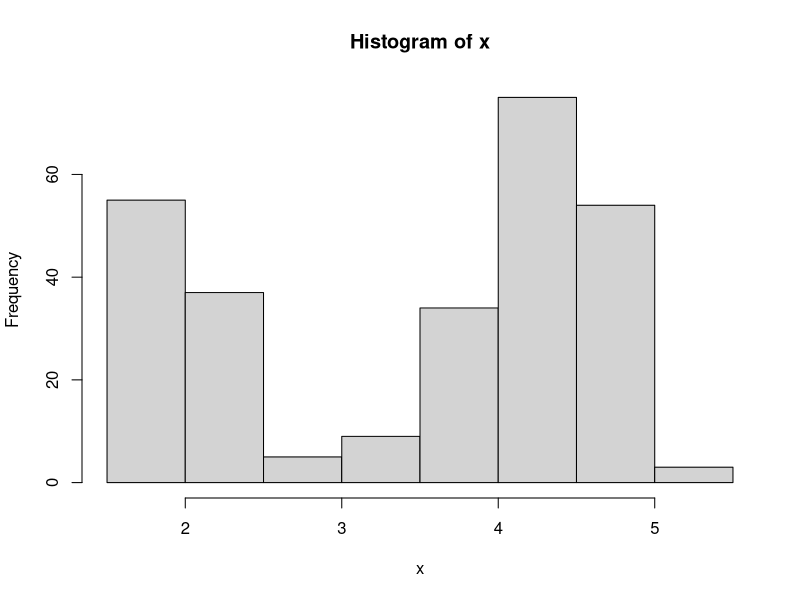
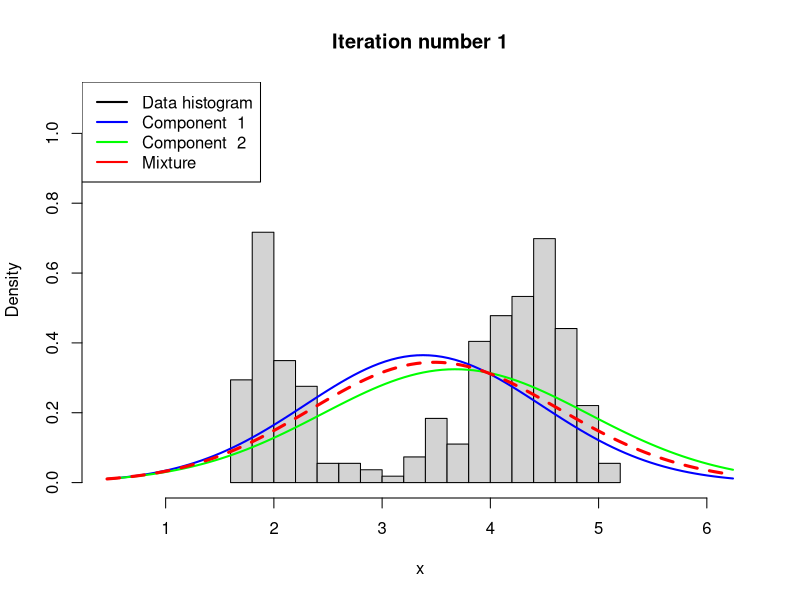
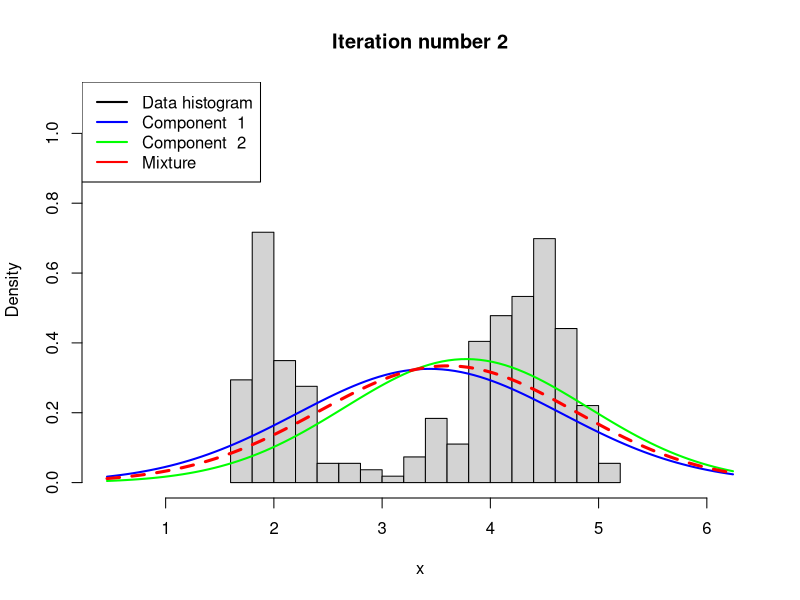
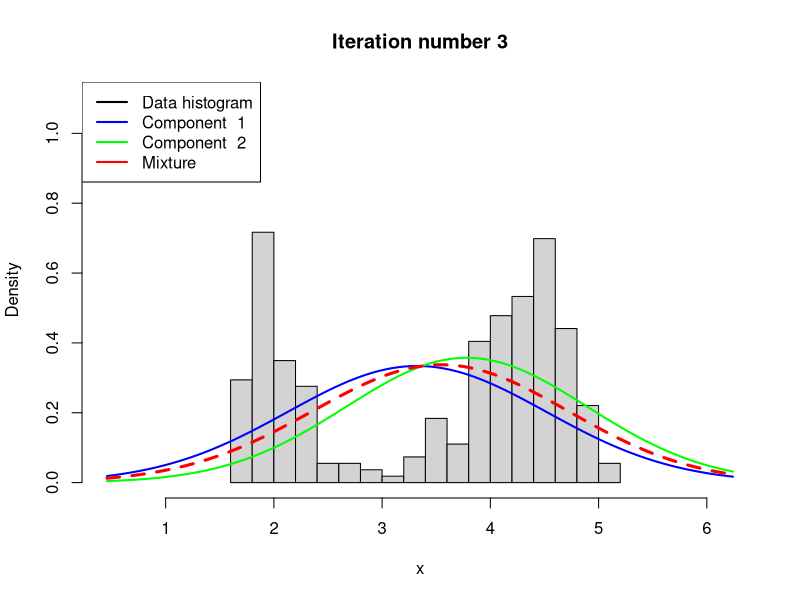
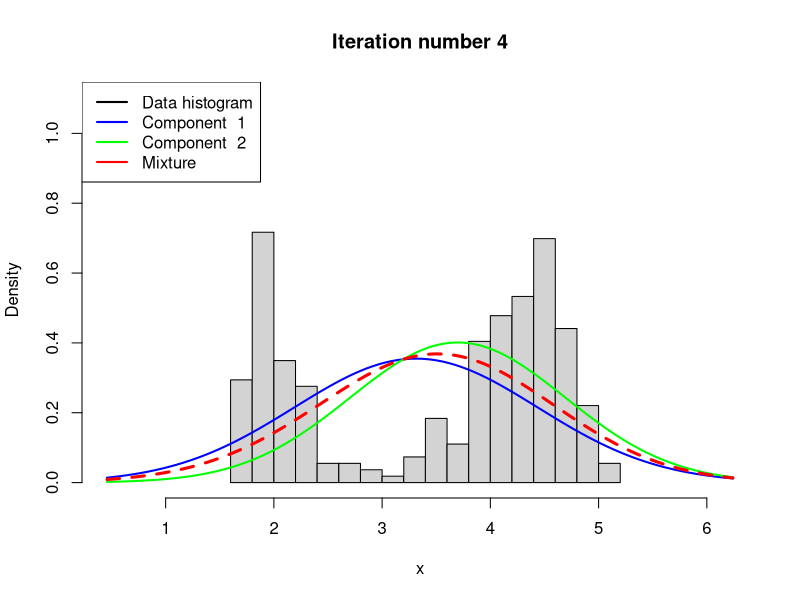
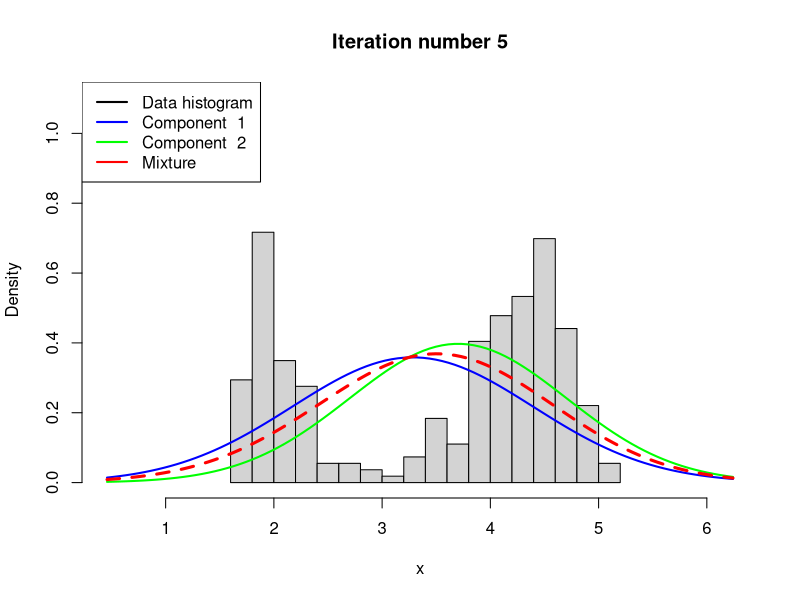
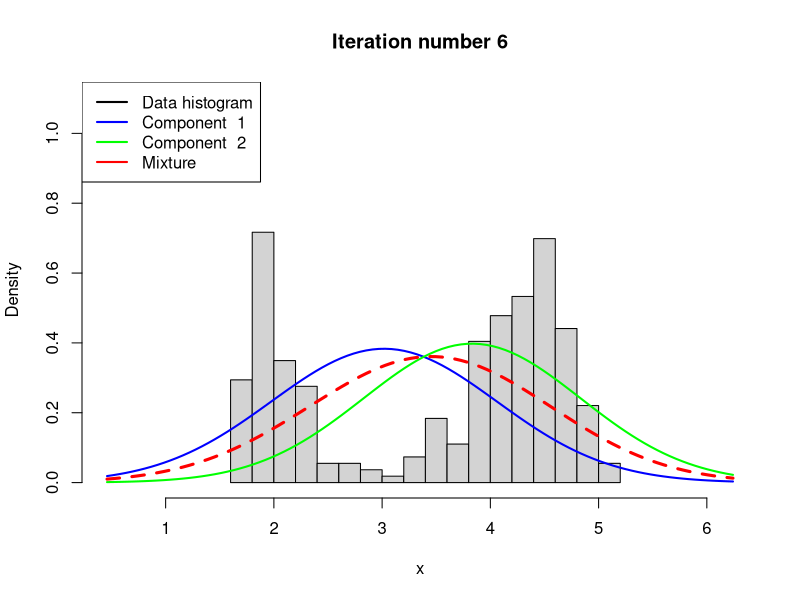
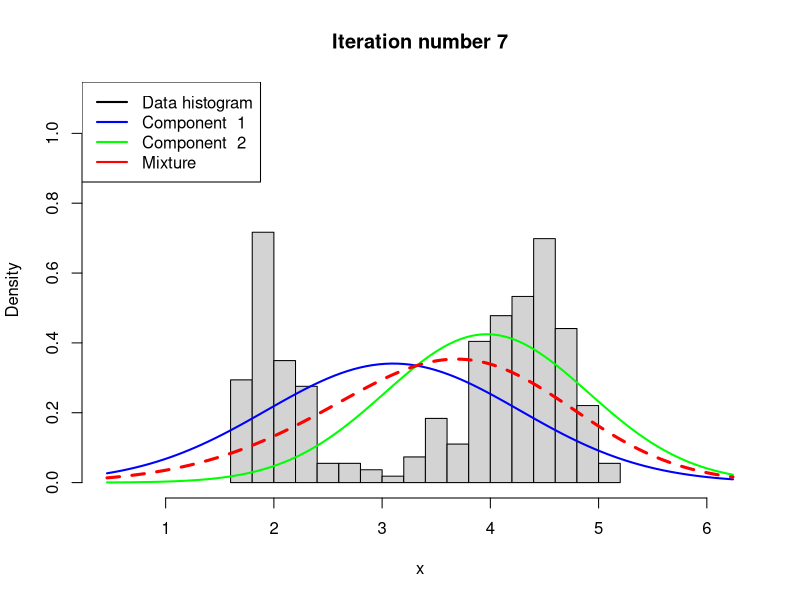

Recreate these plots in R, in order.
# Estimating a simple mixture of normals
# Author: Mattias Villani, IDA, Linkoping University. http://mattiasvillani.com

##########    BEGIN USER INPUT #################
# Data options
data(faithful)
rawData <- faithful
x <- as.matrix(rawData['eruptions'])

# Model options
nComp <- 2    # Number of mixture components

# Prior options
alpha <- 10*rep(1,nComp) # Dirichlet(alpha)
muPrior <- rep(0,nComp) # Prior mean of mu
tau2Prior <- rep(10,nComp) # Prior std of mu
sigma2_0 <- rep(var(x),nComp) # s20 (best guess of sigma2)
nu0 <- rep(4,nComp) # degrees of freedom for prior on sigma2

# MCMC options
nIter <- 40 # Number of Gibbs sampling draws

# Plotting options
plotFit <- TRUE
lineColors <- c("blue", "green", "magenta", 'yellow')
sleepTime <- 0.1 # Adding sleep time between iterations for plotting
################   END USER INPUT ###############

###### Defining a function that simulates from the 
rScaledInvChi2 <- function(n, df, scale){
  return((df*scale)/rchisq(n,df=df))
}

####### Defining a function that simulates from a Dirichlet distribution
rDirichlet <- function(param){
  nCat <- length(param)
  piDraws <- matrix(NA,nCat,1)
  for (j in 1:nCat){
    piDraws[j] <- rgamma(1,param[j],1)
  }
  piDraws = piDraws/sum(piDraws) # Diving every column of piDraws by the sum of the elements in that column.
  return(piDraws)
}

# Simple function that converts between two different representations of the mixture allocation
S2alloc <- function(S){
  n <- dim(S)[1]
  alloc <- rep(0,n)
  for (i in 1:n){
    alloc[i] <- which(S[i,] == 1)
  }
  return(alloc)
}

# Initial value for the MCMC
nObs <- length(x)
S <- t(rmultinom(nObs, size = 1 , prob = rep(1/nComp,nComp))) # nObs-by-nComp matrix with component allocations.
mu <- quantile(x, probs = seq(0,1,length = nComp))
sigma2 <- rep(var(x),nComp)
probObsInComp <- rep(NA, nComp)

# Setting up the plot
xGrid <- seq(min(x)-1*apply(x,2,sd),max(x)+1*apply(x,2,sd),length = 100)
xGridMin <- min(xGrid)
xGridMax <- max(xGrid)
mixDensMean <- rep(0,length(xGrid))
effIterCount <- 0
ylim <- c(0,2*max(hist(x)$density))


for (k in 1:nIter){
  message(paste('Iteration number:',k))
  alloc <- S2alloc(S) # Just a function that converts between different representations of the group allocations
  nAlloc <- colSums(S)
  print(nAlloc)
  # Update components probabilities
  pi <- rDirichlet(alpha + nAlloc)
  
  # Update mu's
  for (j in 1:nComp){
    precPrior <- 1/tau2Prior[j]
    precData <- nAlloc[j]/sigma2[j]
    precPost <- precPrior + precData
    wPrior <- precPrior/precPost
    muPost <- wPrior*muPrior + (1-wPrior)*mean(x[alloc == j])
    tau2Post <- 1/precPost
    mu[j] <- rnorm(1, mean = muPost, sd = sqrt(tau2Post))
  }
  
  # Update sigma2's
  for (j in 1:nComp){
    sigma2[j] <- rScaledInvChi2(1, df = nu0[j] + nAlloc[j], scale = (nu0[j]*sigma2_0[j] + sum((x[alloc == j] - mu[j])^2))/(nu0[j] + nAlloc[j]))
  }
  
  # Update allocation
  for (i in 1:nObs){
    for (j in 1:nComp){
      probObsInComp[j] <- pi[j]*dnorm(x[i], mean = mu[j], sd = sqrt(sigma2[j]))
    }
    S[i,] <- t(rmultinom(1, size = 1 , prob = probObsInComp/sum(probObsInComp)))
  }
  
  # Printing the fitted density against data histogram
  if (plotFit && (k%%1 ==0)){
    effIterCount <- effIterCount + 1
    hist(x, breaks = 20, freq = FALSE, xlim = c(xGridMin,xGridMax), main = paste("Iteration number",k), ylim = ylim)
    mixDens <- rep(0,length(xGrid))
    components <- c()
    for (j in 1:nComp){
      compDens <- dnorm(xGrid,mu[j],sd = sqrt(sigma2[j]))
      mixDens <- mixDens + pi[j]*compDens
      lines(xGrid, compDens, type = "l", lwd = 2, col = lineColors[j])
      components[j] <- paste("Component ",j)
    }
    mixDensMean <- ((effIterCount-1)*mixDensMean + mixDens)/effIterCount
    
    lines(xGrid, mixDens, type = "l", lty = 2, lwd = 3, col = 'red')
    legend("topleft", box.lty = 1, legend = c("Data histogram",components, 'Mixture'), 
           col = c("black",lineColors[1:nComp], 'red'), lwd = 2)
    Sys.sleep(sleepTime)
  }
  
}

hist(x, breaks = 20, freq = FALSE, xlim = c(xGridMin,xGridMax), main = "Final fitted density")
lines(xGrid, mixDensMean, type = "l", lwd = 2, lty = 4, col = "red")
lines(xGrid, dnorm(xGrid, mean = mean(x), sd = apply(x,2,sd)), type = "l", lwd = 2, col = "blue")
legend("topright", box.lty = 1, legend = c("Data histogram","Mixture density","Normal density"), col=c("black","red","blue"), lwd = 2)

#########################    Helper functions    ##############################################
